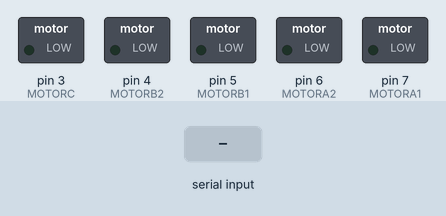
This sketch was run on a simulated Arduino Uno, built with avr-gcc and run on an emulated ATmega328P. On the bench: switched loads named in the sketch (green lamp = pin HIGH). Inputs (shaded band) come from the test bench. What the sketch prints to the serial monitor is not drawn.

Above: at 1.2 s.
1.3 s: "U" received over the second serial link
At 2.6 s:
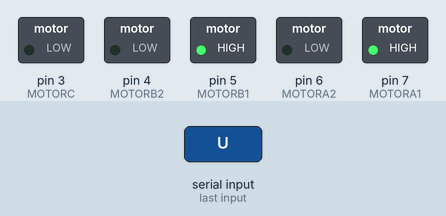
2.9 s: "D" received over the second serial link
At 4.0 s:
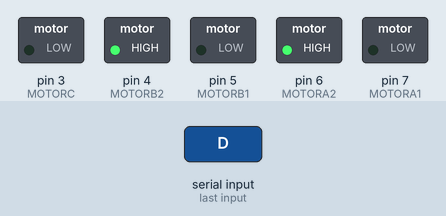
4.5 s: "L" received over the second serial link
At 5.3 s:
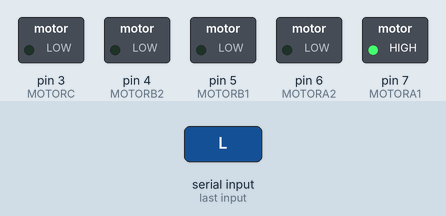
6.1 s: "R" received over the second serial link
At 6.6 s:
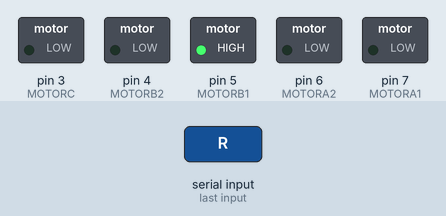
7.7 s: "1" received over the second serial link
At 9.0 s:
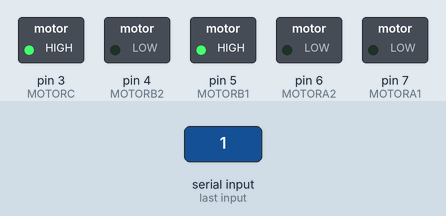
9.3 s: "S" received over the second serial link
At 10.4 s:
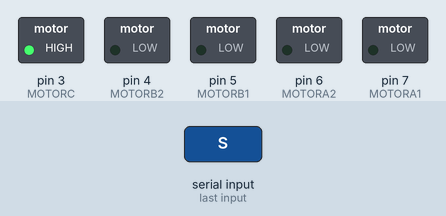
Timing chart, 0 to 11.9 s (numbered marks = the images above; inputs shaded):
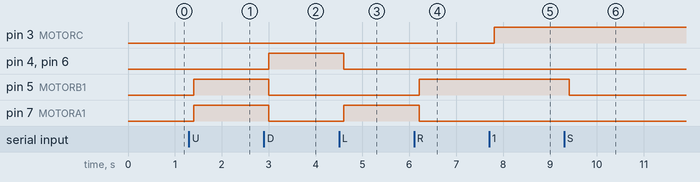

Measured:
- after the input at 1.3 s, pin 5 (MOTORB1), pin 7 (MOTORA1): LOW → HIGH after 0.10 s
- after the input at 2.9 s, pin 4 (MOTORB2), pin 6 (MOTORA2): LOW → HIGH after 0.10 s; pin 5 (MOTORB1), pin 7 (MOTORA1): HIGH → LOW after 0.10 s
- after the input at 4.5 s, pin 4 (MOTORB2), pin 6 (MOTORA2): HIGH → LOW after 0.11 s; pin 7 (MOTORA1): LOW → HIGH after 0.11 s
- after the input at 6.1 s, pin 5 (MOTORB1): LOW → HIGH after 0.11 s; pin 7 (MOTORA1): HIGH → LOW after 0.11 s
- after the input at 7.7 s, pin 3 (MOTORC): LOW → HIGH after 0.11 s
- after the input at 9.3 s, pin 5 (MOTORB1): HIGH → LOW after 0.11 s

The sketch:

bluetooth_v1.20__14-10_.ino
```cpp
/*Version V 1.20
Date: 14/10/2015

Code for bluetooth app interface with arduino for vaccum cleaner robot

by K.P.V.S.Sathvik

*/
#include <SoftwareSerial.h>

#define MOTORA1 7  //Right motor
#define MOTORA2 6
#define MOTORB1 5   //Left motor
#define MOTORB2 4
#define MOTORC 3  //Vaccum motor


#define bluetoothTx 10   //tx, rx pins for bluetooth module
#define bluetoothRx 12

SoftwareSerial bluetooth(bluetoothTx, bluetoothRx);

char check;  //char for checking the app response

//byte fw,bw,rt,lt,on_off,auto_app;//application switchs
void setup()
{
  pinMode(MOTORA1,OUTPUT);
  pinMode(MOTORA2,OUTPUT);
  pinMode(MOTORB1,OUTPUT);
  pinMode(MOTORB2,OUTPUT);
  pinMode(MOTORC,OUTPUT);
  //pinMode(MOTORC2,OUTPUT);

  Serial.begin(9600);
  bluetooth.begin(9600);

}

void loop()
{

  if(bluetooth.available()>= 0)  //checking if bluetooth is connected or not
  {
      Serial.println("bluetooth available  ");
      check=bluetooth.read();     //reads char send by bluetooth and stores the in variable check
      Serial.println(check);
      if(check=='U')
      {   forward();
          Serial.println(" forward");   }

      if(check=='D')
      {   backward();
          Serial.println(" backward");   }

      if(check=='L')
      {   left();
          Serial.println(" left");   }

      if(check=='R')
      {   right();
          Serial.println(" right");   }

      if(check=='S')
      {   stopm();
          Serial.println(" stop");   }

      if(check=='1')
      {   vacuum_on();
          Serial.println("  vacuum_on");   }

      if(check=='0')
      {   vacuum_off();
          Serial.println(" vacuum_off");   }
      delay(200);
   }
}

void forward()
{
    digitalWrite(MOTORA1,HIGH);
    digitalWrite(MOTORA2,LOW);
    digitalWrite(MOTORB1,HIGH);
    digitalWrite(MOTORB2,LOW);
}

void backward()
{
    digitalWrite(MOTORA1,LOW);
    digitalWrite(MOTORA2,HIGH);
    digitalWrite(MOTORB1,LOW);
    digitalWrite(MOTORB2,HIGH);
}

void left()
{
    digitalWrite(MOTORA1,HIGH);
    digitalWrite(MOTORA2,LOW);
    digitalWrite(MOTORB1,LOW);
    digitalWrite(MOTORB2,LOW);
}

void right()
{
    digitalWrite(MOTORA1,LOW);
    digitalWrite(MOTORA2,LOW);
    digitalWrite(MOTORB1,HIGH);
    digitalWrite(MOTORB2,LOW);
}

void stopm()
{
    digitalWrite(MOTORA1,LOW);
    digitalWrite(MOTORA2,LOW);
    digitalWrite(MOTORB1,LOW);
    digitalWrite(MOTORB2,LOW);
}

void vacuum_on()
{
    digitalWrite(MOTORC,HIGH);
}

void vacuum_off()
{
    digitalWrite(MOTORC,LOW);
}
```
